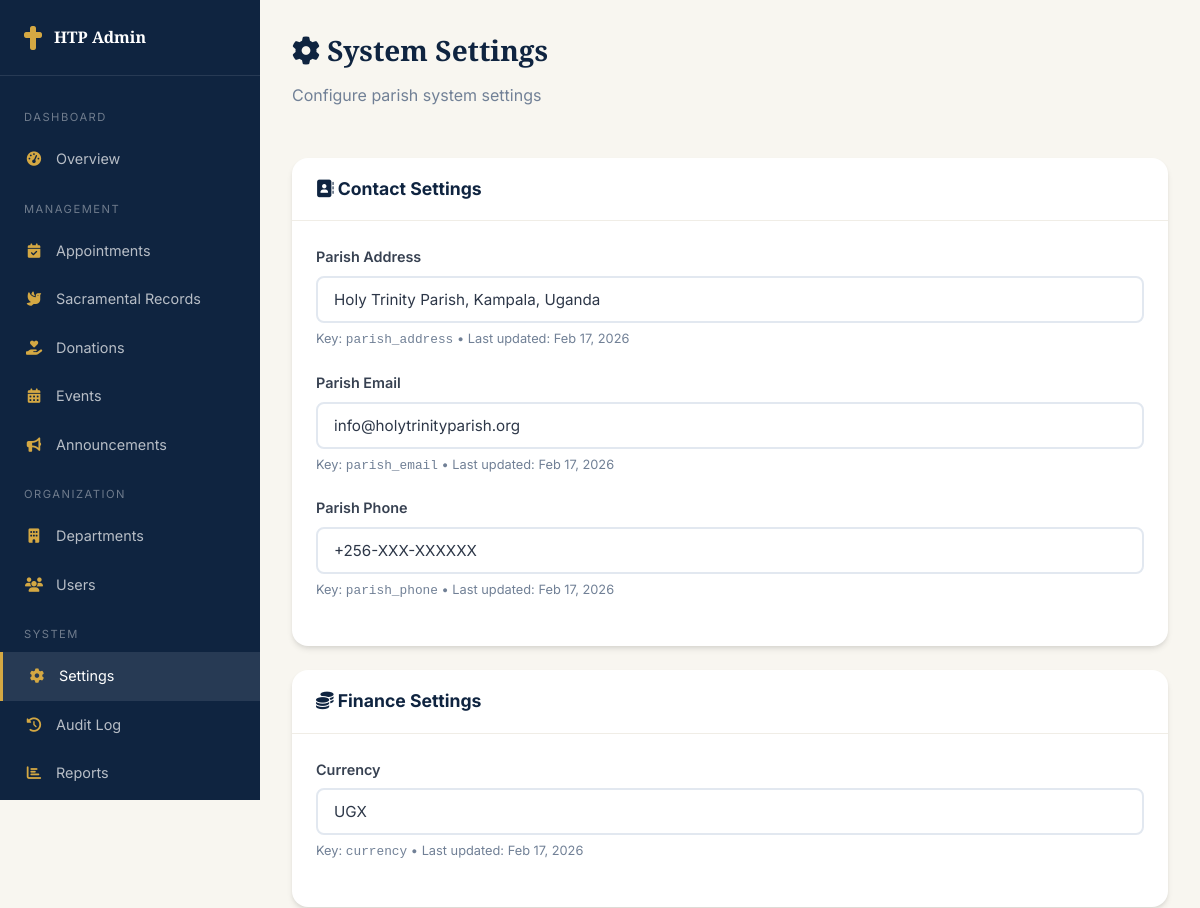
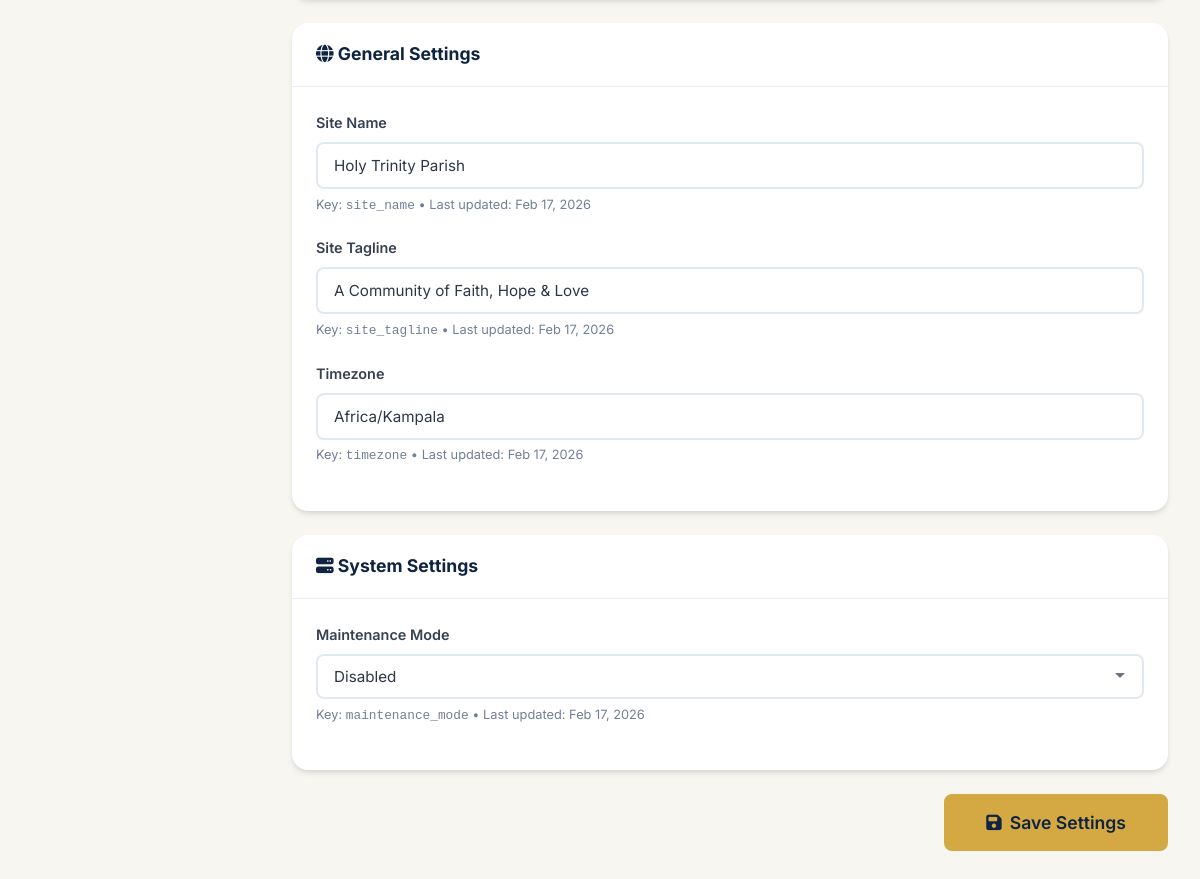
The app's page /admin/settings.php (signed in), older data (2 pictures, top to bottom).
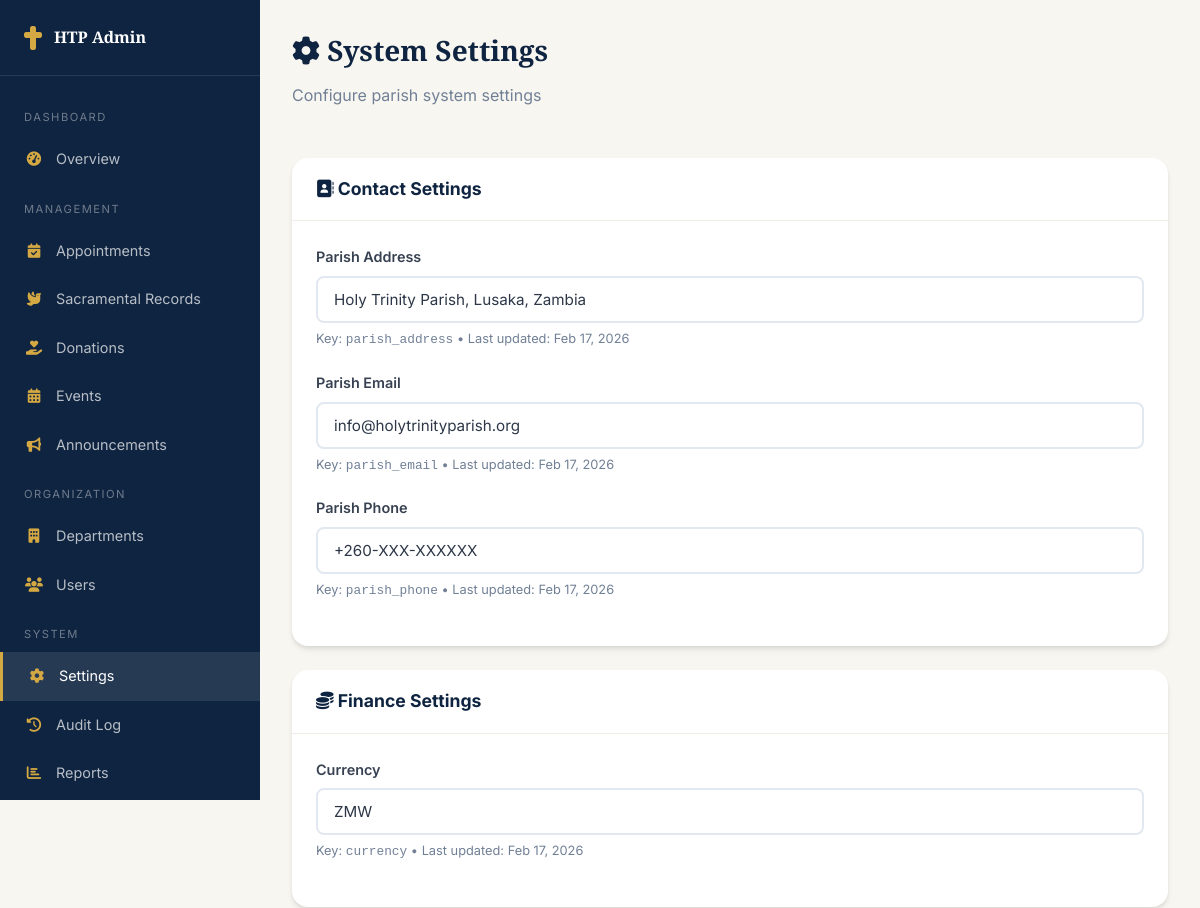
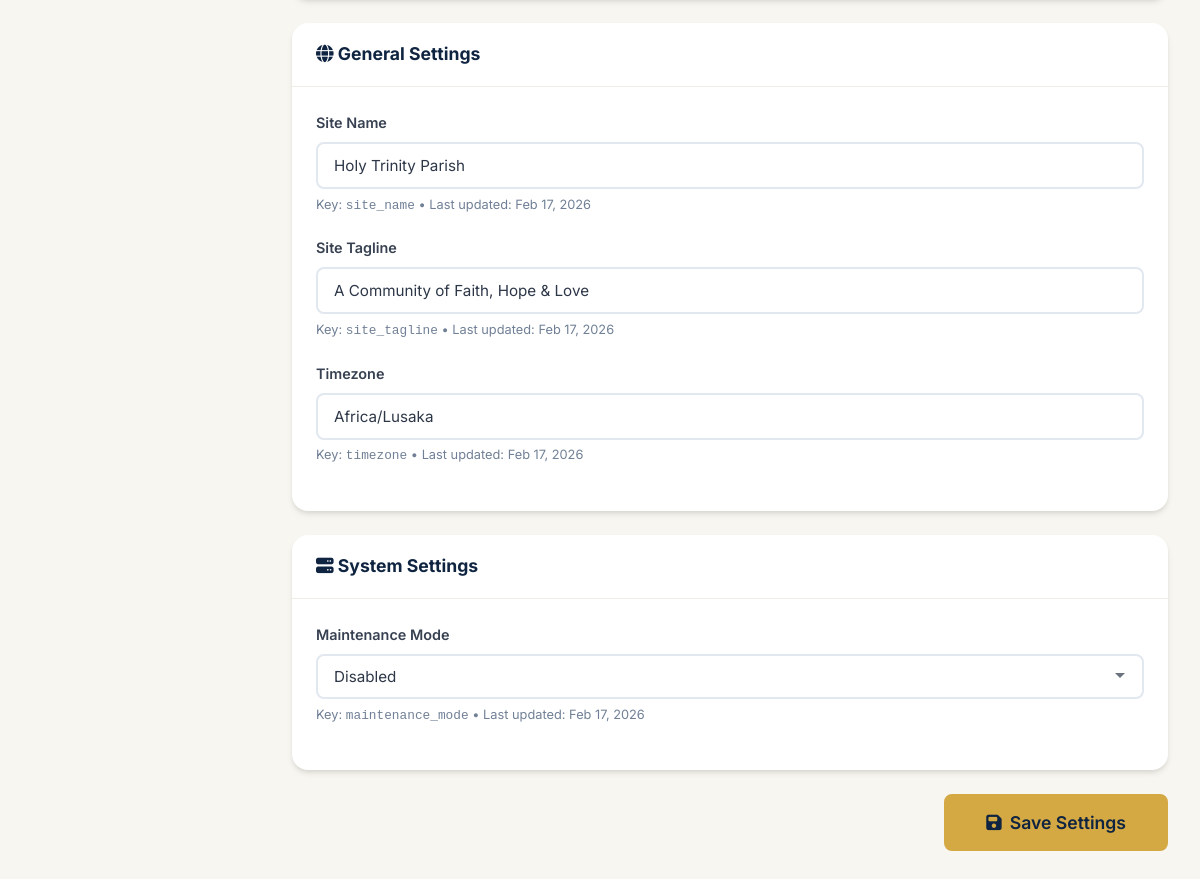
The same page, newer data (2 pictures, top to bottom).
### tables this page shows
CREATE TABLE settings (
    id INT AUTO_INCREMENT PRIMARY KEY,
    setting_key VARCHAR(100) UNIQUE NOT NULL,
    setting_value TEXT,
    setting_group VARCHAR(50) DEFAULT 'general',
    updated_at TIMESTAMP DEFAULT CURRENT_TIMESTAMP ON UPDATE CURRENT_TIMESTAMP
);

### config/database.php (called while the page is built, shortened)
<?php
class Database {
    private static $instance = null;
    private $connection;
    private function __construct() {
        try {
            $dsn = "mysql:host=" . DB_HOST . ";dbname=" . DB_NAME . ";charset=" . DB_CHARSET;
            $this->connection = new PDO($dsn, DB_USER, DB_PASS, [
                PDO::ATTR_ERRMODE => PDO::ERRMODE_EXCEPTION,
                PDO::ATTR_DEFAULT_FETCH_MODE => PDO::FETCH_ASSOC,
                PDO::ATTR_EMULATE_PREPARES => false,
            ]);
        } catch (PDOException $e) {
            error_log("Database connection failed: " . $e->getMessage());
            die("Database connection failed. Please try again later.");
        }
    }
    public static function getInstance() {
        if (self::$instance === null) {
            self::$instance = new self();
        }
        return self::$instance;
    }
    public function query($sql, $params = []) {
        $stmt = $this->connection->prepare($sql);
        $stmt->execute($params);
        return $stmt;
    }
    public function fetchAll($sql, $params = []) {
        return $this->query($sql, $params)->fetchAll();
    }
}

### config/app.php (called while the page is built, shortened)
<?php
require_once APP_ROOT . '/config/database.php';
function sanitize($input) {
    return htmlspecialchars(trim($input), ENT_QUOTES, 'UTF-8');
}
function formatDate($date, $format = 'M d, Y') {
    return date($format, strtotime($date));
}

### admin/settings.php (the view, shortened to what this page needs)
<?php
require_once __DIR__ . '/../config/app.php';
$db = Database::getInstance();
$settings = $db->fetchAll("SELECT * FROM settings ORDER BY setting_group, setting_key");
$grouped = [];
foreach ($settings as $s) {
    $grouped[$s['setting_group']][] = $s;
}
?>
<!DOCTYPE html>
<html lang="en">
<head>
    <link rel="stylesheet" href="https://cdnjs.cloudflare.com/ajax/libs/font-awesome/6.5.1/css/all.min.css">
    <link rel="stylesheet" href="/holy-trinity/assets/css/style.css">
</head>
<body>
    <div class="dashboard-layout">
        <aside class="sidebar">
            <div class="sidebar-brand"><i class="fas fa-cross"></i><span>HTP Admin</span></div>
            <nav class="sidebar-menu">
                <div class="sidebar-section">Dashboard</div>
                <a href="/holy-trinity/admin/dashboard.php"><i class="fas fa-tachometer-alt"></i> Overview</a>
                <div class="sidebar-section">Management</div>
                <a href="/holy-trinity/admin/appointments.php"><i class="fas fa-calendar-check"></i> Appointments</a>
                <a href="/holy-trinity/admin/sacraments.php"><i class="fas fa-dove"></i> Sacramental Records</a>
                <a href="/holy-trinity/admin/donations.php"><i class="fas fa-hand-holding-heart"></i> Donations</a>
                <a href="/holy-trinity/admin/events.php"><i class="fas fa-calendar-alt"></i> Events</a>
                <a href="/holy-trinity/admin/announcements.php"><i class="fas fa-bullhorn"></i> Announcements</a>
                <div class="sidebar-section">Organization</div>
                <a href="/holy-trinity/admin/departments.php"><i class="fas fa-building"></i> Departments</a>
                <a href="/holy-trinity/admin/users.php"><i class="fas fa-users"></i> Users</a>
                <div class="sidebar-section">System</div>
                <a href="/holy-trinity/admin/settings.php" class="active"><i class="fas fa-cog"></i> Settings</a>
                <a href="/holy-trinity/admin/audit-log.php"><i class="fas fa-history"></i> Audit Log</a>
                <a href="/holy-trinity/admin/reports.php"><i class="fas fa-chart-bar"></i> Reports</a>
                <div class="sidebar-section">Account</div>
            </nav>
        </aside>
        <div class="dashboard-main">
            <div class="dashboard-header">
                <div>
                    <h1><i class="fas fa-cog"></i> System Settings</h1>
                    <p class="text-muted">Configure parish system settings</p>
                </div>
            </div>
            <form method="POST">
                <?php
                $groupIcons = ['general' => 'fa-globe', 'contact' => 'fa-address-book', 'finance' => 'fa-coins', 'system' => 'fa-server'];
                foreach ($grouped as $group => $items):
                ?>
                <div class="card mb-3">
                    <div class="card-header">
                        <h3><i class="fas <?= $groupIcons[$group] ?? 'fa-cog' ?>"></i> <?= ucfirst($group) ?> Settings</h3>
                    </div>
                    <div class="card-body">
                        <?php foreach ($items as $item): ?>
                        <div class="form-group">
                            <label style="text-transform:capitalize;"><?= str_replace('_', ' ', $item['setting_key']) ?></label>
                            <?php if (strlen($item['setting_value'] ?? '') > 100): ?>
                                <textarea name="settings[<?= sanitize($item['setting_key']) ?>]" class="form-control" rows="3"><?= sanitize($item['setting_value']) ?></textarea>
                            <?php elseif ($item['setting_value'] === '0' || $item['setting_value'] === '1'): ?>
                                <select name="settings[<?= sanitize($item['setting_key']) ?>]" class="form-control">
                                    <option value="0" <?= $item['setting_value'] === '0' ? 'selected' : '' ?>>Disabled</option>
                                </select>
                            <?php else: ?>
                                <input type="text" name="settings[<?= sanitize($item['setting_key']) ?>]" class="form-control" value="<?= sanitize($item['setting_value']) ?>">
                            <?php endif; ?>
                            <div class="form-text">Key: <code><?= sanitize($item['setting_key']) ?></code> &bull; Last updated: <?= formatDate($item['updated_at']) ?></div>
                        </div>
                        <?php endforeach; ?>
                    </div>
                </div>
                <?php endforeach; ?>
                <div style="display:flex; gap:1rem; justify-content:flex-end;">
                    <button type="submit" class="btn btn-primary btn-lg"><i class="fas fa-save"></i> Save Settings</button>
                </div>
            </form>
        </div>
    </div>
</body>
</html>

### assets/css/style.css (style rules this page uses)
:root { --primary: #1a3a5c; --primary-dark: #0f2440; --primary-light: #2a5a8c; --secondary: #c9a84c; --secondary-light: #e0c76e; --accent: #8b1a1a; --accent-light: #b22222; --gold: #d4a843; --gold-light: #f0d68a; --white: #ffffff; --off-white: #f8f6f0; --light-gray: #f0ede6; --gray: #6b7280; --dark-gray: #374151; --dark: #1f2937; --text: #2d3748; --text-light: #718096; --success: #10b981; --warning: #f59e0b; --error: #ef4444; --info: #3b82f6; --shadow: 0 4px 6px -1px rgba(0,0,0,0.1), 0 2px 4px -1px rgba(0,0,0,0.06); --shadow-lg: 0 10px 25px -5px rgba(0,0,0,0.15), 0 8px 10px -6px rgba(0,0,0,0.1); --shadow-xl: 0 20px 40px -10px rgba(0,0,0,0.2); --radius: 8px; --radius-lg: 16px; --transition: all 0.3s ease; --font-heading: 'Cinzel', serif; --font-body: 'Inter', sans-serif; }
*, *::before, *::after { margin: 0; padding: 0; box-sizing: border-box; }
html { scroll-behavior: smooth; font-size: 16px; }
body { font-family: var(--font-body); color: var(--text); line-height: 1.7; background: var(--off-white); overflow-x: hidden; }
a { text-decoration: none; color: inherit; transition: var(--transition); }
h1, h2, h3, h4, h5, h6 { font-family: var(--font-heading); color: var(--primary-dark); line-height: 1.3; margin-bottom: 0.5em; }
h1 { font-size: 2.5rem; }
h3 { font-size: 1.5rem; }
p { margin-bottom: 1rem; }
.btn { display: inline-flex; align-items: center; gap: 0.5rem; padding: 0.8rem 1.8rem; font-family: var(--font-body); font-size: 0.95rem; font-weight: 600; border: 2px solid transparent; border-radius: var(--radius); cursor: pointer; transition: var(--transition); text-align: center; white-space: nowrap; }
.btn-primary { background: var(--gold); color: var(--primary-dark); border-color: var(--gold); }
.btn-lg { padding: 1rem 2.5rem; font-size: 1.1rem; }
.form-group { margin-bottom: 1.25rem; }
.form-group label { display: block; font-weight: 600; margin-bottom: 0.4rem; font-size: 0.9rem; color: var(--dark-gray); }
.form-control { width: 100%; padding: 0.75rem 1rem; font-family: var(--font-body); font-size: 0.95rem; border: 2px solid #e2e8f0; border-radius: var(--radius); background: var(--white); transition: var(--transition); color: var(--text); }
.form-control::placeholder { color: #a0aec0; }
select.form-control { appearance: none; background-repeat: no-repeat; background-position: right 1rem center; padding-right: 2.5rem; }
.form-text { font-size: 0.8rem; color: var(--text-light); margin-top: 0.3rem; }
.card { background: var(--white); border-radius: var(--radius-lg); box-shadow: var(--shadow); overflow: hidden; transition: var(--transition); }
.card-header { padding: 1.25rem 1.5rem; border-bottom: 1px solid var(--light-gray); display: flex; justify-content: space-between; align-items: center; }
.card-header h3 { font-family: var(--font-body); font-size: 1.1rem; margin-bottom: 0; }
.card-body { padding: 1.5rem; }
.dashboard-layout { display: grid; grid-template-columns: 260px 1fr; min-height: 100vh; }
.sidebar { background: var(--primary-dark); color: var(--white); padding: 1.5rem 0; position: sticky; top: 0; height: 100vh; overflow-y: auto; }
.sidebar-brand { padding: 0 1.5rem 1.5rem; border-bottom: 1px solid rgba(255,255,255,0.1); margin-bottom: 1rem; display: flex; align-items: center; gap: 0.75rem; }
.sidebar-brand i { font-size: 1.5rem; color: var(--gold); }
.sidebar-brand span { font-family: var(--font-heading); font-size: 1rem; font-weight: 600; }
.sidebar-menu a { display: flex; align-items: center; gap: 0.75rem; padding: 0.75rem 1.5rem; color: rgba(255,255,255,0.7); font-size: 0.9rem; transition: var(--transition); }
.sidebar-menu a:hover, .sidebar-menu a.active { background: rgba(255,255,255,0.1); color: var(--white); border-left: 3px solid var(--gold); }
.sidebar-menu a i { width: 20px; text-align: center; color: var(--gold); }
.sidebar-section { padding: 1rem 1.5rem 0.5rem; font-size: 0.7rem; text-transform: uppercase; letter-spacing: 1.5px; color: rgba(255,255,255,0.4); }
.dashboard-main { padding: 2rem; background: var(--off-white); }
.dashboard-header { display: flex; justify-content: space-between; align-items: center; margin-bottom: 2rem; }
.dashboard-header h1 { font-size: 1.75rem; }
.text-muted { color: var(--text-light); }
.mb-3 { margin-bottom: 1.5rem; }

Row changes from the older to the newer data that the page shows:
changed settings "Parish Address": setting_value "Holy Trinity Parish, Kampala, Uganda" → "Holy Trinity Parish, Lusaka, Zambia"
changed settings "Parish Phone": setting_value "+256-XXX-XXXXXX" → "+260-XXX-XXXXXX"
changed settings "Currency": setting_value "UGX" → "ZMW"
changed settings "Timezone": setting_value "Africa/Kampala" → "Africa/Lusaka"
